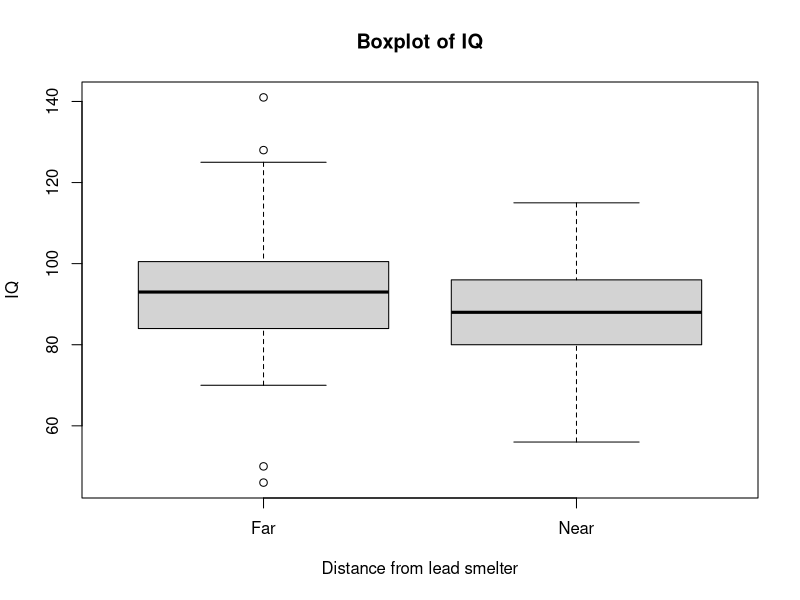

R code for this plot:
## ---- chunk 1
library(knitr)
df <- read.csv('../DataRaw/lead-iq-01.csv')
df[df$IQ==999,2] <- 99 
boxplot(df$IQ~df$Smelter,main = 'Boxplot of IQ',
        xlab = 'Distance from lead smelter',
        ylab = 'IQ')
## ---- chunk 2
summary_table <- function(df){
  table <- rbind(summary(df[df$Smelter=='Far',]$IQ),
        summary(df[df$Smelter=='Near',]$IQ))
  colnames(table) <- c('Min', '1st_Qu', 'Median',	'Mean',	'3rd_Qu',	'Max') 
  rownames(table) <- c('Far','Near')
  return (kable(table, format = 'html',
                caption = 'Summary table of IQ value on Far from lead smelter and Near lead smelter')
          )
}
summary_table(df)
